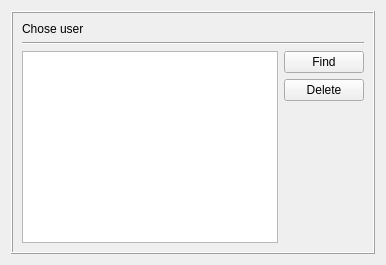
                <widget class="QWidget" name="delete_user_screen">
                 <layout class="QVBoxLayout" name="verticalLayout_23">
                  <item>
                   <widget class="QFrame" name="frame_6">
                    <property name="styleSheet">
                     <string notr="true">border-color: rgb(0, 0, 0);</string>
                    </property>
                    <property name="frameShape">
                     <enum>QFrame::Box</enum>
                    </property>
                    <property name="frameShadow">
                     <enum>QFrame::Raised</enum>
                    </property>
                    <layout class="QVBoxLayout" name="verticalLayout_22">
                     <item>
                      <layout class="QVBoxLayout" name="verticalLayout_20">
                       <item>
                        <widget class="QLabel" name="label_13">
                         <property name="text">
                          <string>Chose user</string>
                         </property>
                        </widget>
                       </item>
                       <item>
                        <widget class="Line" name="line_2">
                         <property name="orientation">
                          <enum>Qt::Horizontal</enum>
                         </property>
                        </widget>
                       </item>
                      </layout>
                     </item>
                     <item>
                      <layout class="QHBoxLayout" name="horizontalLayout_18">
                       <item>
                        <widget class="QListWidget" name="userList"/>
                       </item>
                       <item>
                        <layout class="QVBoxLayout" name="verticalLayout_21">
                         <item>
                          <widget class="QPushButton" name="btnFindUser">
                           <property name="text">
                            <string>Find</string>
                           </property>
                          </widget>
                         </item>
                         <item>
                          <widget class="QPushButton" name="btnDeleteUser">
                           <property name="text">
                            <string>Delete</string>
                           </property>
                          </widget>
                         </item>
                         <item>
                          <spacer name="verticalSpacer_9">
                           <property name="orientation">
                            <enum>Qt::Vertical</enum>
                           </property>
                           <property name="sizeHint" stdset="0">
                            <size>
                             <width>20</width>
                             <height>40</height>
                            </size>
                           </property>
                          </spacer>
                         </item>
                        </layout>
                       </item>
                      </layout>
                     </item>
                    </layout>
                   </widget>
                  </item>
                 </layout>
                </widget>
